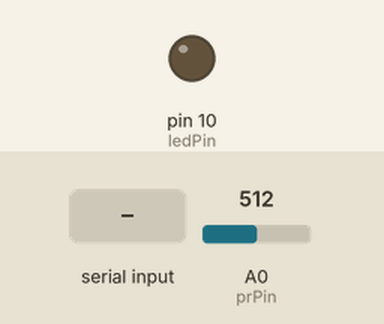
A sketch run on a simulated Arduino Uno, built with avr-gcc and run on an emulated ATmega328P. Parts: output pins drawn as LEDs (lit = HIGH). Inputs (shaded band) come from the test bench; at power-on: A0 (prPin) = 512. What the sketch prints to the serial monitor is not drawn.

Above: at 1.2 s.
1.3 s: "1" received over Serial
At 2.5 s:
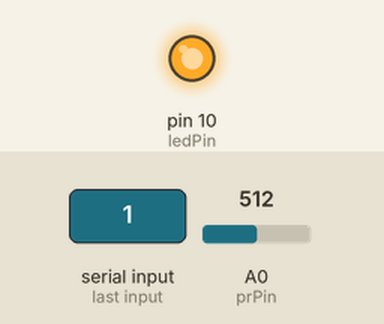
2.8 s: "0" received over Serial
At 4.0 s:
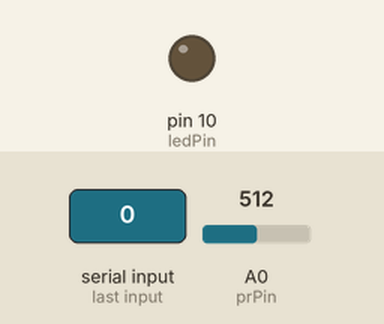
Timing chart, 0 to 5.8 s (numbered marks = the images above; inputs shaded):
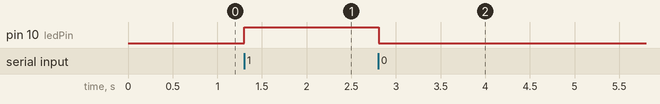

Measured:
- after the input at 1.3 s, pin 10 (ledPin): LOW → HIGH at once
- after the input at 2.8 s, pin 10 (ledPin): HIGH → LOW at once

The sketch:

arduino.ino
```cpp
int prPin = 0;
int ledPin = 10;

void setup() {
  Serial.begin(9600);
  pinMode(ledPin, OUTPUT);
}

void loop() {
  Serial.println(analogRead(prPin));
  while (Serial.available() > 0) {
    char ser = Serial.read();

    if (ser == '1') {
      digitalWrite(ledPin, HIGH);
    }
    if (ser == '0') {
      digitalWrite(ledPin, LOW);
    }
  }
  delay(100);
}
```
